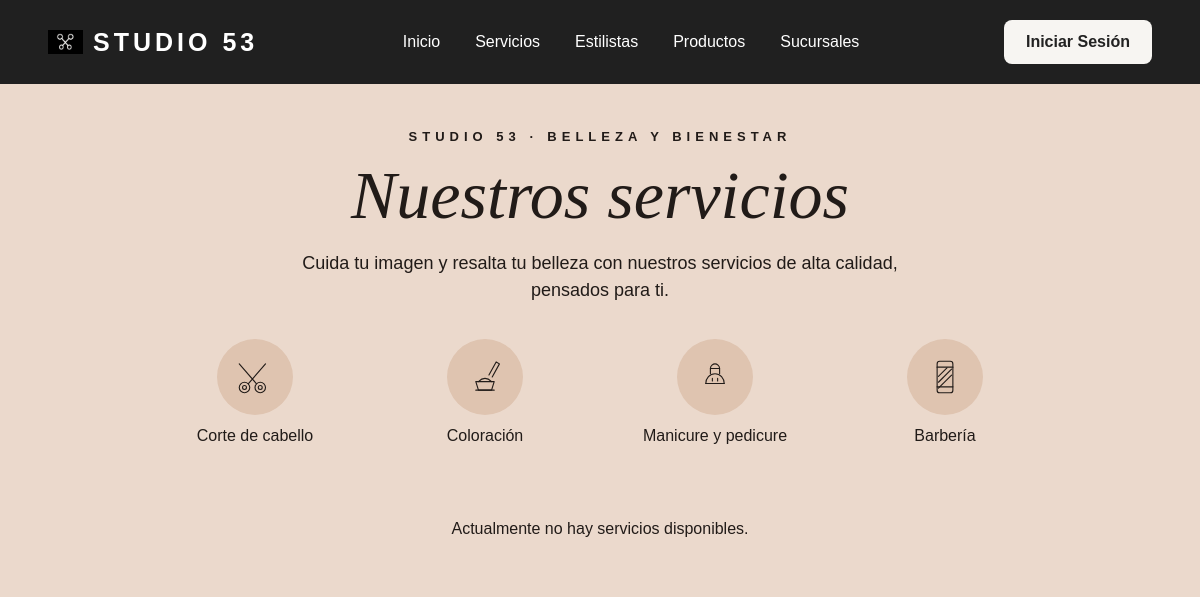
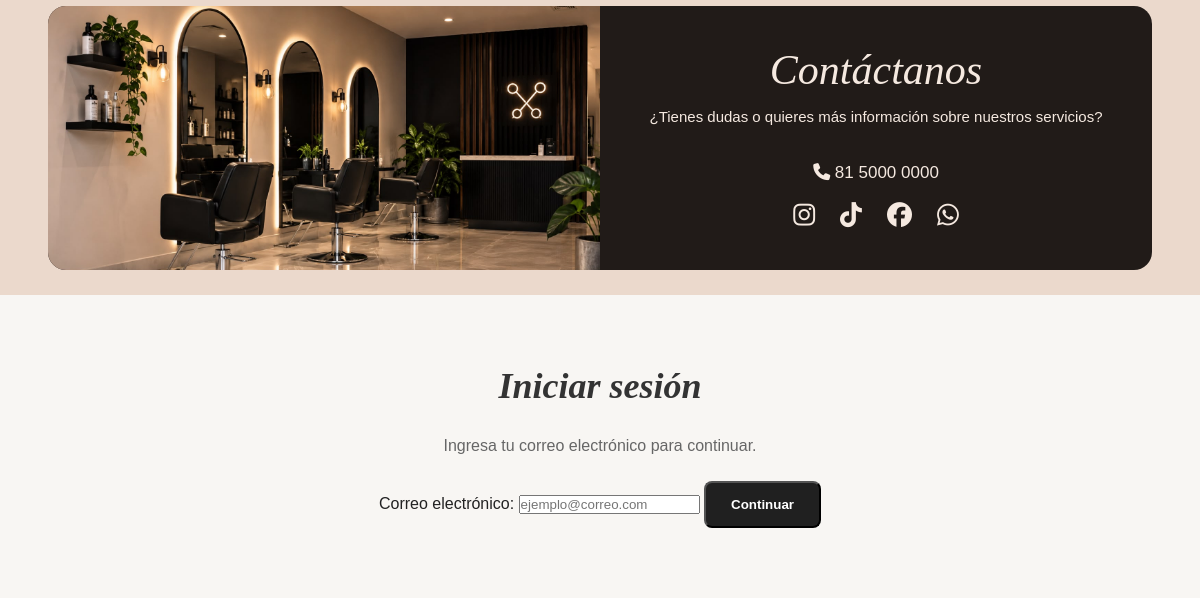
Page /servicios/ on the earlier database version (2 pictures, top to bottom).
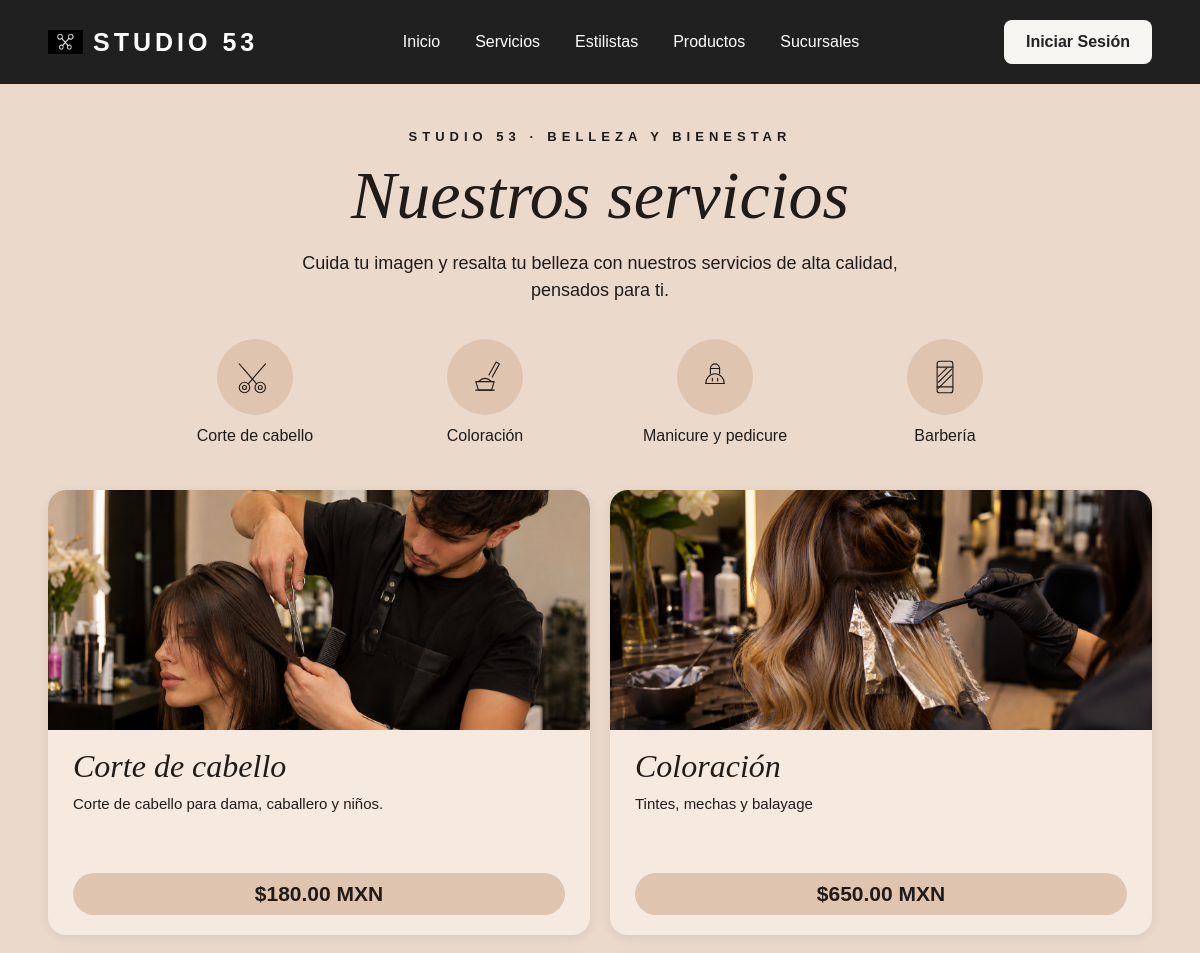
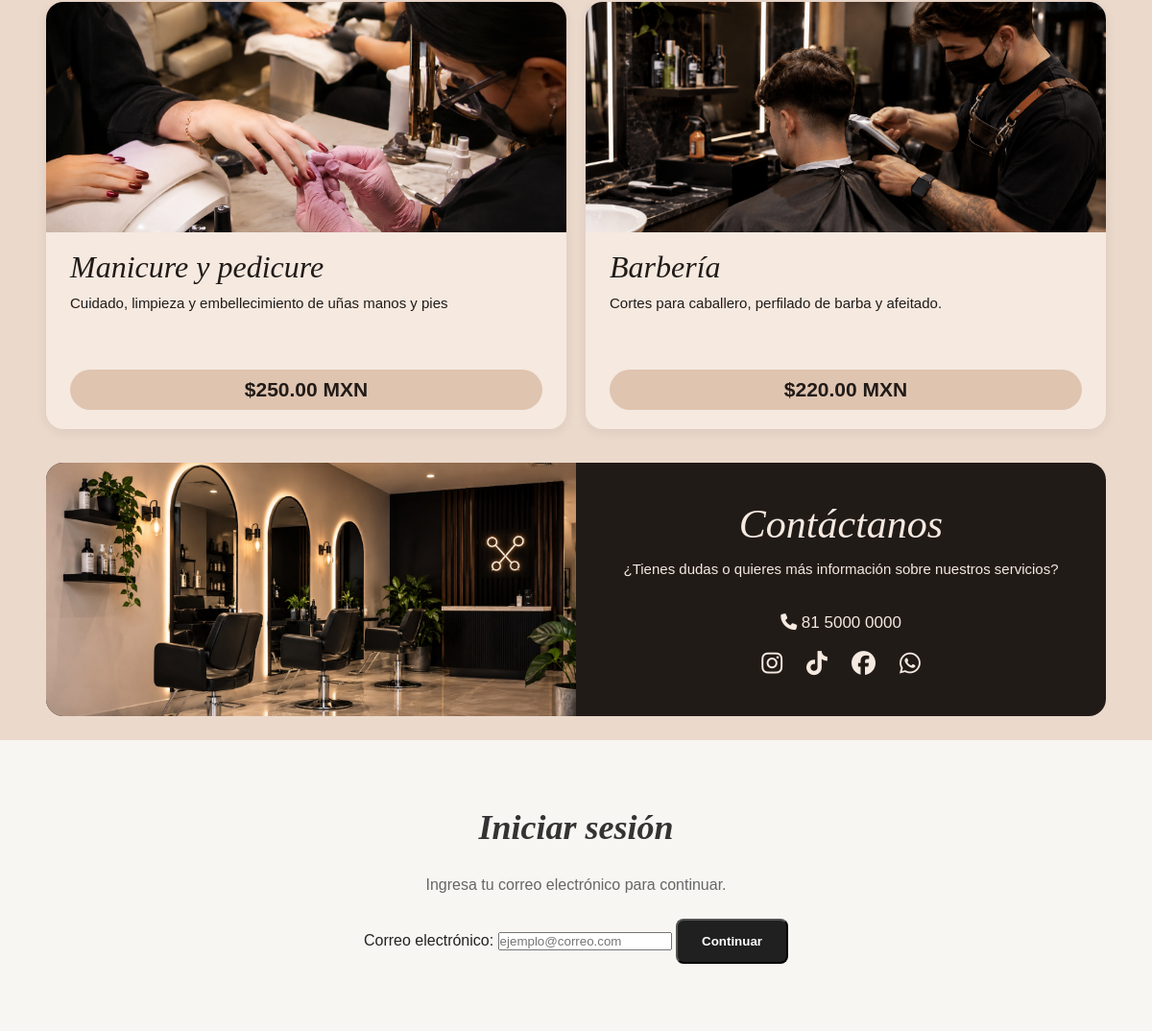
Same page on the later database version (2 pictures, top to bottom).
### contenido/models.py (models this page shows, shortened)
class Servicio(models.Model):
    nombre = models.CharField(max_length=100)
    descripcion = models.TextField()
    precio = models.DecimalField(max_digits=10, decimal_places=2)
    duracion = models.PositiveIntegerField()
    disponible = models.BooleanField(default=True)

### contenido/views.py (the view)
# urls.py: path('servicios/', views.servicios, name='servicios'),
def servicios(request):
    servicios = Servicio.objects.filter(disponible=True)
    return render(request, 'contenido/servicios.html', {
        'servicios': servicios
    })

### contenido/templates/contenido/servicios.html (shortened to what the changed rows need)
{% extends 'contenido/base.html' %}
{% load static %}
{% block contenido %}
<main class="pagina-servicios">
    <section class="encabezado-servicios">
        <h1>Nuestros servicios</h1>
    </section>
    <section class="lista-servicios">
        <div class="contenedor-tarjetas-servicios">
            {% for servicio in servicios %}
            <article class="tarjeta-servicio"
                {% if 'corte' in servicio.nombre|lower %}
                    id="corte"
                {% elif 'color' in servicio.nombre|lower %}
                    id="coloracion"
                {% elif 'manicure' in servicio.nombre|lower or 'pedicure' in servicio.nombre|lower %}
                    id="unas"
                {% elif 'barber' in servicio.nombre|lower %}
                    id="barberia"
                {% endif %}>
                <div class="imagen-tarjeta-servicio">
                    {% if 'corte' in servicio.nombre|lower %}
                        <img src="{% static 'contenido/img/corte.jpeg' %}"
                             alt="Corte de cabello">
                    {% elif 'color' in servicio.nombre|lower %}
                        <img src="{% static 'contenido/img/coloracion.jpeg' %}"
                             alt="Coloración">
                    {% elif 'manicure' in servicio.nombre|lower or 'pedicure' in servicio.nombre|lower %}
                        <img src="{% static 'contenido/img/unas.jpeg' %}"
                             alt="Manicure y pedicure">
                    {% elif 'barber' in servicio.nombre|lower %}
                        <img src="{% static 'contenido/img/barberia.jpeg' %}"
                             alt="Barbería">
                    {% else %}
                        <img src="{% static 'contenido/img/salon-principal.jpeg' %}"
                             alt="STUDIO 53">
                    {% endif %}
                </div>
                <div class="informacion-servicio">
                    <h2>{{ servicio.nombre }}</h2>
                    <p>{{ servicio.descripcion }}</p>
                    <div class="precio-servicio">
                        ${{ servicio.precio }} MXN
                    </div>
                </div>
            </article>
            {% empty %}
                <p class="sin-servicios">
                    Actualmente no hay servicios disponibles.
                </p>
            {% endfor %}
        </div>
    </section>
    <section class="contacto-servicios">
        <div class="texto-contacto-servicios">
            <h2>Contáctanos</h2>
        </div>
    </section>
</main>
{% endblock contenido %}

Differences in the rows shown:
added Servicio: nombre "Corte de cabello", descripcion "Corte de cabello para dama, caballero y niños.", precio "180.00"
added Servicio: nombre "Coloración", descripcion "Tintes, mechas y balayage", precio "650.00"
added Servicio: nombre "Manicure y pedicure", descripcion "Cuidado, limpieza y embellecimiento de uñas manos y pies", precio "250.00"
added Servicio: nombre "Barbería", descripcion "Cortes para caballero, perfilado de barba y afeitado.", precio "220.00"
Other differences:
text no longer shown: "Actualmente no hay servicios disponibles."
